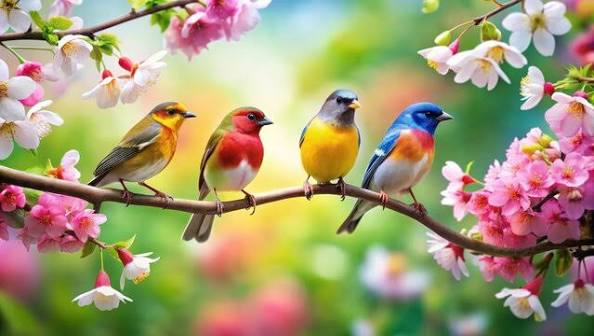
#> input picture images/image2.jpg, 594 x 336 px
$ python lesson6_image_contour_detection.py
#> lines starting #> are read from the running program, lines starting #| are printed output that depends on the picture; after the words box and inside, x2 and y2 are one past the last pixel; in counts of white or black regions, pixels touching at a corner belong together
import cv2 as cv
import numpy as np

img = cv.imread("images/image2.jpg")
#> img is the input picture: shape (336, 594, 3); mean B, G, R 115.4, 154.7, 163.2
cv.imshow("Orginal image", img)

# Create a blank image with the same dimensions as the original image
blank = np.zeros(img.shape, dtype="uint8")
cv.imshow("Blank", blank)

# Convert the image to grayscale
gray = cv.cvtColor(img, cv.COLOR_BGR2GRAY)
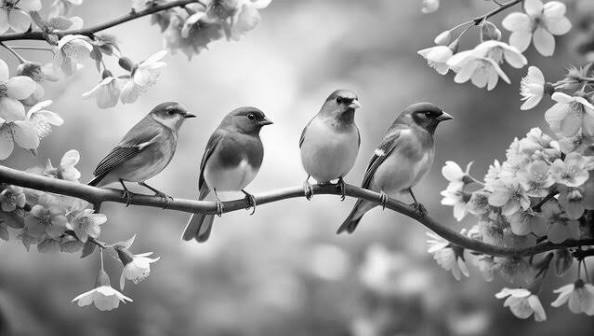
#> gray: shape (336, 594); min 0, max 255, mean 152.8
cv.imshow("Gray", gray)

# Apply Gaussian blur to the grayscale image
blur = cv.GaussianBlur(gray, (7, 7), cv.BORDER_DEFAULT)
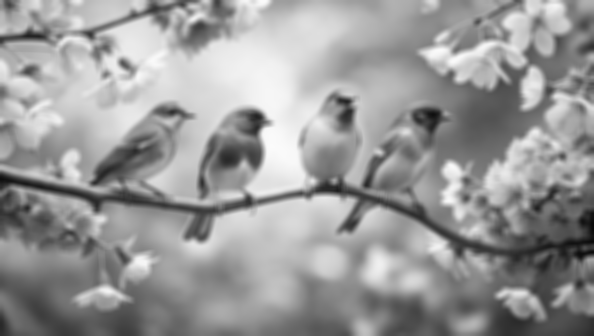
#> blur: shape (336, 594); min 9, max 251, mean 152.8
cv.imshow("Blur", blur)

# Apply Canny edge detection to the blurred image
canny = cv.Canny(img, 125, 175)
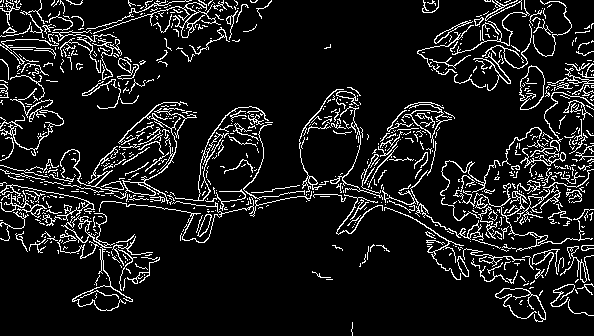
#> canny: shape (336, 594); 10% white in thin lines or dots
cv.imshow("Canny Edges", canny)

# Find contours in the image
ret, thresh = cv.threshold(gray, 125, 255, cv.THRESH_BINARY)
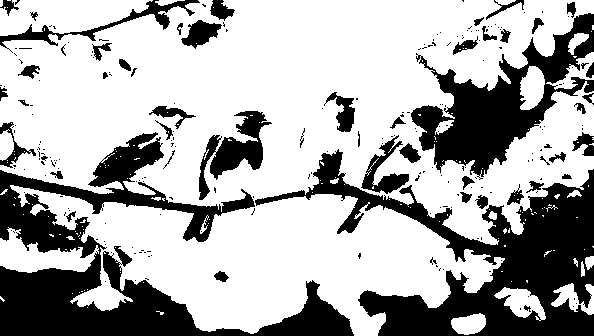
#> thresh: shape (336, 594); 67.9% white; 235 black regions (180 under 20 px)
cv.imshow("Thresholded", thresh)

# Find contours in the thresholded image
contours, hierarchies = cv.findContours(thresh, cv.RETR_LIST, cv.CHAIN_APPROX_SIMPLE)
#> contours = 478 contours, 412 with area under 20; largest, box (x1, y1, x2, y2) and area: (0, 0, 594, 336) 129550, (0, 0, 153, 36) 3684, (209, 110, 273, 181) 2063, (0, 227, 99, 273) 2059, (360, 134, 410, 195) 1138
print(f"{len(contours)} contours found!")
#| 478 contours found!

# Draw contours on the blank image
cv.drawContours(blank, contours, -1, (0, 0, 255), 1)
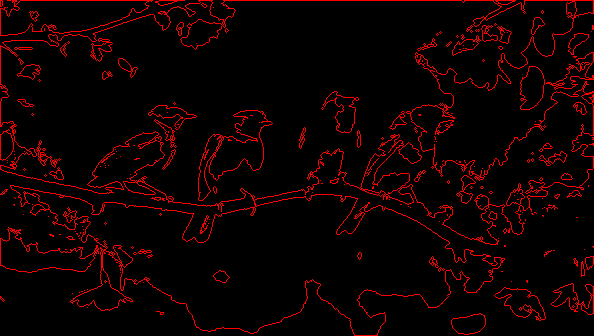
#> blank: shape (336, 594, 3); mean of channels 0, 1, 2 0, 0, 14.9; drawn as B, G, R
cv.imshow("Contours Drawn", blank)

cv.waitKey(0)

$ run again, with images/image1.jpg copied over images/image2.jpg
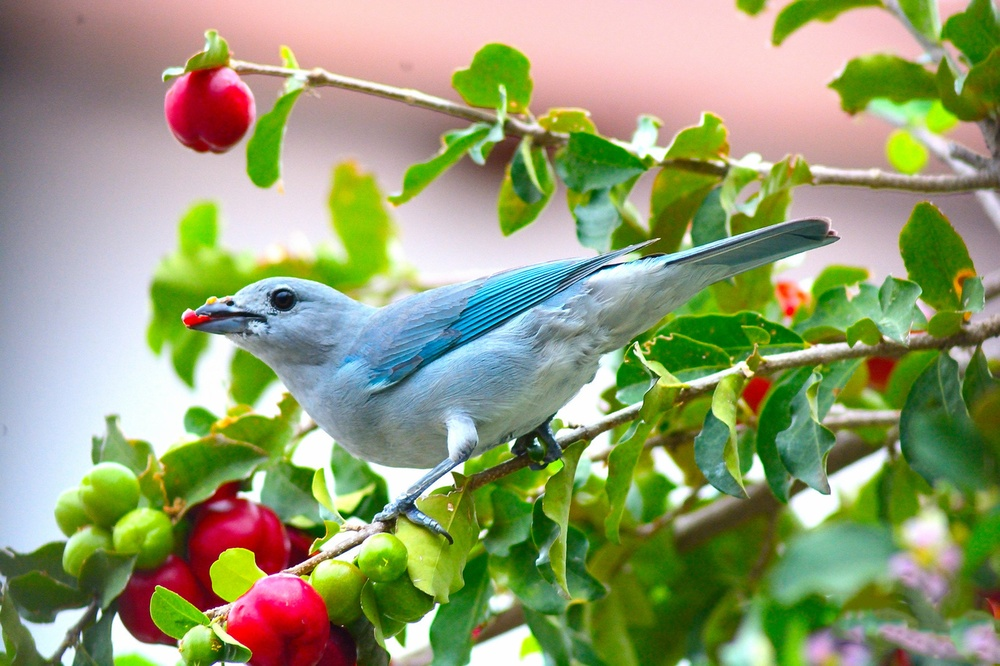
#> input picture images/image1.jpg, 1000 x 666 px, shrunk from 6000 x 3998 before the run
#> img is the input picture: shape (666, 1000, 3); mean B, G, R 113.8, 155.8, 145.9
#> canny: shape (666, 1000); 7.1% white in thin lines or dots
#> `ret, thresh = cv.threshold(gray, 125, 255, cv.THRESH_BINARY)`:
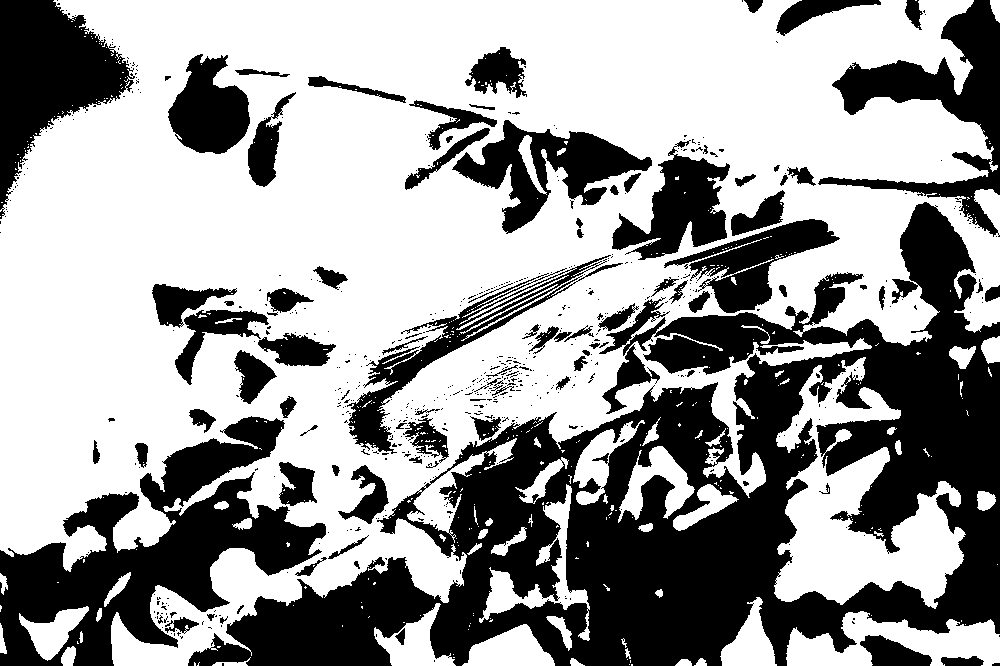
#> thresh: shape (666, 1000); 61.1% white; 617 black regions (521 under 20 px)
#> contours = 1482 contours, 1316 with area under 20; largest, box (x1, y1, x2, y2) and area: (0, 0, 1000, 666) 412778, (774, 357, 966, 609) 20171, (451, 119, 653, 235) 9434, (346, 254, 612, 455) 7981, (611, 153, 731, 261) 6812
#| 1482 contours found!
#> `cv.drawContours(blank, contours, -1, (0, 0, 255), 1)`:
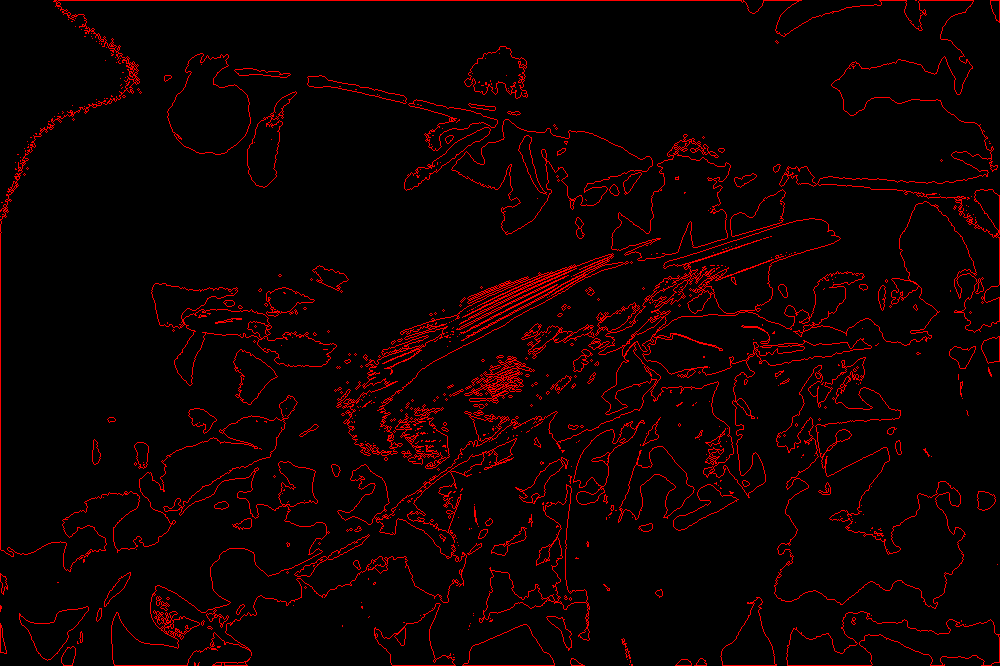
#> blank: shape (666, 1000, 3); mean of channels 0, 1, 2 0, 0, 12.8; drawn as B, G, R

$ run again, with images/image4.jpg copied over images/image2.jpg
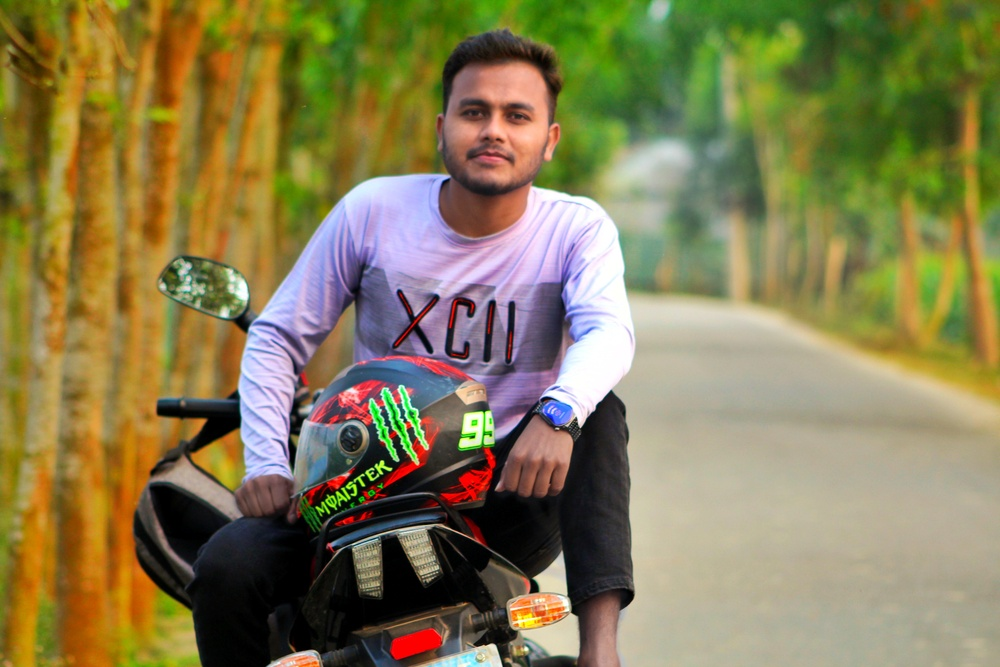
#> input picture images/image4.jpg, 1000 x 667 px, shrunk from 3456 x 2304 before the run
#> img is the input picture: shape (667, 1000, 3); mean B, G, R 82.8, 125.3, 134.5
#> canny: shape (667, 1000); 4% white in thin lines or dots
#> `ret, thresh = cv.threshold(gray, 125, 255, cv.THRESH_BINARY)`:
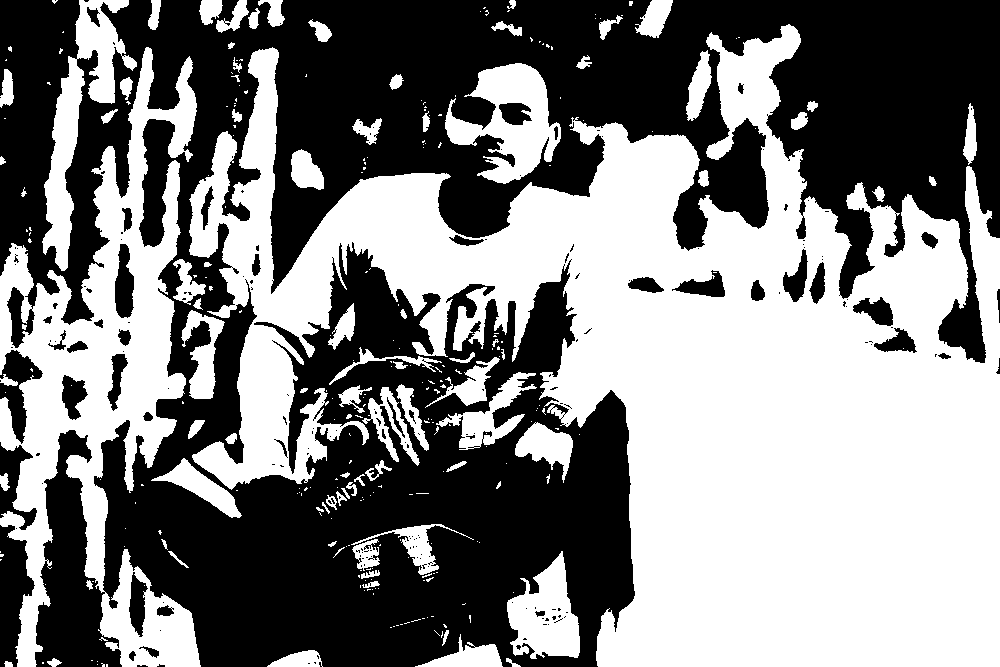
#> thresh: shape (667, 1000); 50.2% white; 198 black regions (157 under 20 px)
#> contours = 563 contours, 436 with area under 20; largest, box (x1, y1, x2, y2) and area: (189, 24, 1000, 667) 242140, (0, 47, 201, 667) 50198, (42, 0, 137, 271) 7246, (445, 63, 561, 184) 7154, (507, 551, 580, 659) 4666
#| 563 contours found!
#> `cv.drawContours(blank, contours, -1, (0, 0, 255), 1)`:
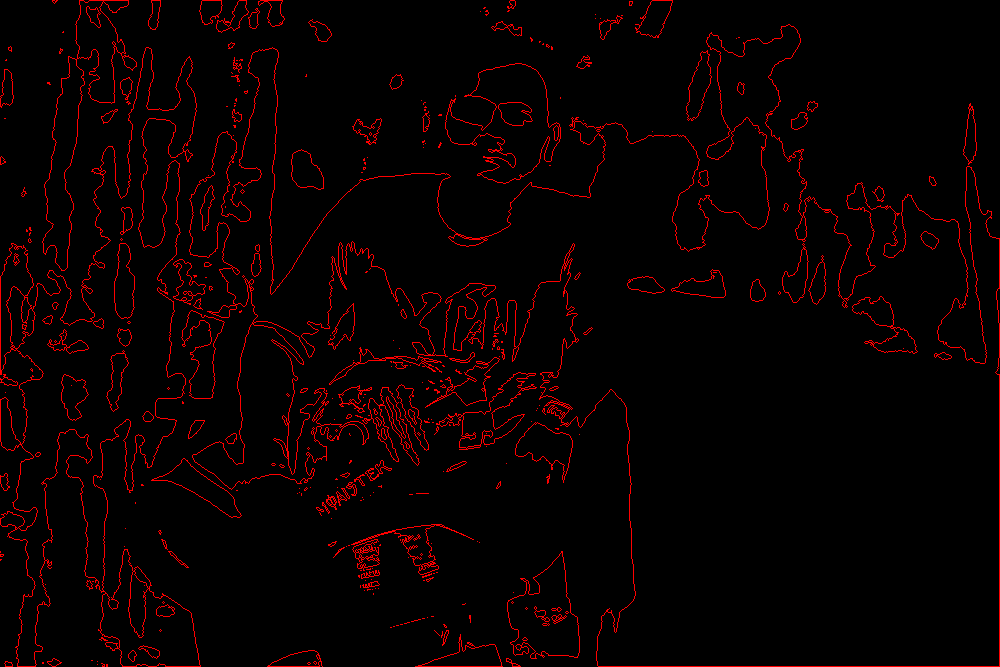
#> blank: shape (667, 1000, 3); mean of channels 0, 1, 2 0, 0, 9.6; drawn as B, G, R
